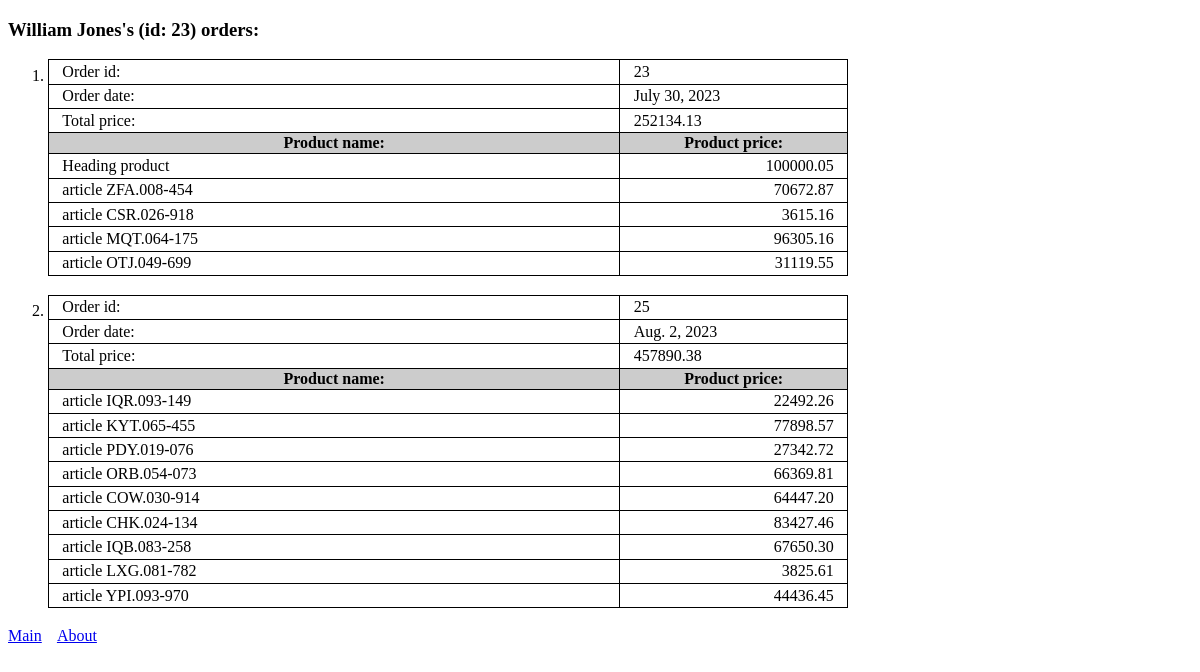
Page /orders/23/ on the committed database.
### homewrk_02/models.py (models this page shows, shortened)
class Customer(models.Model):
    name = models.CharField(max_length=100)
    email = models.EmailField(max_length=100)
    phone = models.CharField(max_length=100)
    address = models.CharField(max_length=100)
    reg_date = models.DateField()       # auto_now=True)

class Order(models.Model):
    customer: Customer = models.ForeignKey(Customer, on_delete=models.CASCADE)
    product = models.ManyToManyField(Product)
    order_date = models.DateField(auto_now_add=True)
    total_price = models.DecimalField(max_digits=8, decimal_places=2)

class Product(models.Model):
    name = models.CharField(max_length=100)
    description = models.CharField(max_length=300)
    price = models.DecimalField(max_digits=8, decimal_places=2)
    amount = models.IntegerField()
    add_date = models.DateField(auto_now=True)

### homewrk_02/views.py (the view)
# urls.py: path('orders/<int:customer_id>/', views.order_list, name='orders_list'),
def order_list(request, customer_id):
    customer = get_object_or_404(Customer, pk=customer_id)
    orders = Order.objects.filter(customer=customer)
    context = {'customer': customer, }
    if orders:
        context['orders'] = []
        for order in orders:
            context['orders'].append(
                {
                    'order': order,
                    'products': [item for item in order.product.all()],
                }
            )
    return render(request, 'homewrk_02/hw02_orders.html', context=context)

### homewrk_02/templates/homewrk_02/hw02_orders.html (shortened to what this page needs)
{% extends 'homewrk_02/base.html' %}
{% block content %}
<div>
    <h3>{{ customer.name }}'s (id: {{ customer.pk }}) orders:</h3>
    <ol>
        {% for order in orders %}
        <li>
            <table>
                <tr>
                    <td>Order id:</td>
                    <td class="price">{{ order.order.pk }}</td>
                </tr>
                <tr>
                    <td>Order date:</td>
                    <td class="price">{{ order.order.order_date }}</td>
                </tr>
                <tr>
                    <td>Total price:</td>
                    <td class="price">{{ order.order.total_price }}</td>
                </tr>
                <tr>
                    <th>Product name:</th>
                    <th class="price">Product price:</th>
                </tr>
                {% for product in order.products %}
                <tr>
                    <td>{{ product.name }}</td>
                    <td class="price r_align">{{ product.price }}</td>
                </tr>
                {% endfor %}
            </table>
        </li>
        {% endfor %}
    </ol>
</div>
<footer>
    <a href="{% url 'index' %}">Main</a>&nbsp;&nbsp;&nbsp;
    <a href="{% url 'about' %}">About</a>
</footer>
{% endblock %}

### static/style.css (style rules this page uses)
table { width: 800px; border: solid 1px black; border-collapse: collapse; margin-bottom: 14pt; }
tr { border: solid 1px black; }
td { border: solid 1px black; padding: 2pt; padding-left: 10pt; padding-right: 10pt; }
th { background-color: #ccc; border: solid 1px black; text-align: center; }
.price { width: 200px; }
.r_align { text-align: right; }

### rows in the picture
Customer: name "William Jones", pk "23"
Order: order.pk "23", order.order_date "July 30, 2023", order.total_price "252134.13"
Product: name "Heading product", price "100000.05"
Product: name "article ZFA.008-454", price "70672.87"
Product: name "article CSR.026-918", price "3615.16"
Product: name "article MQT.064-175", price "96305.16"
Product: name "article OTJ.049-699", price "31119.55"
Order: order.pk "25", order.order_date "Aug. 2, 2023", order.total_price "457890.38"
Product: name "article IQR.093-149", price "22492.26"
Product: name "article KYT.065-455", price "77898.57"
Product: name "article PDY.019-076", price "27342.72"
Product: name "article ORB.054-073", price "66369.81"
Product: name "article COW.030-914", price "64447.20"
Product: name "article CHK.024-134", price "83427.46"
Product: name "article IQB.083-258", price "67650.30"
Product: name "article LXG.081-782", price "3825.61"
Product: name "article YPI.093-970", price "44436.45"
